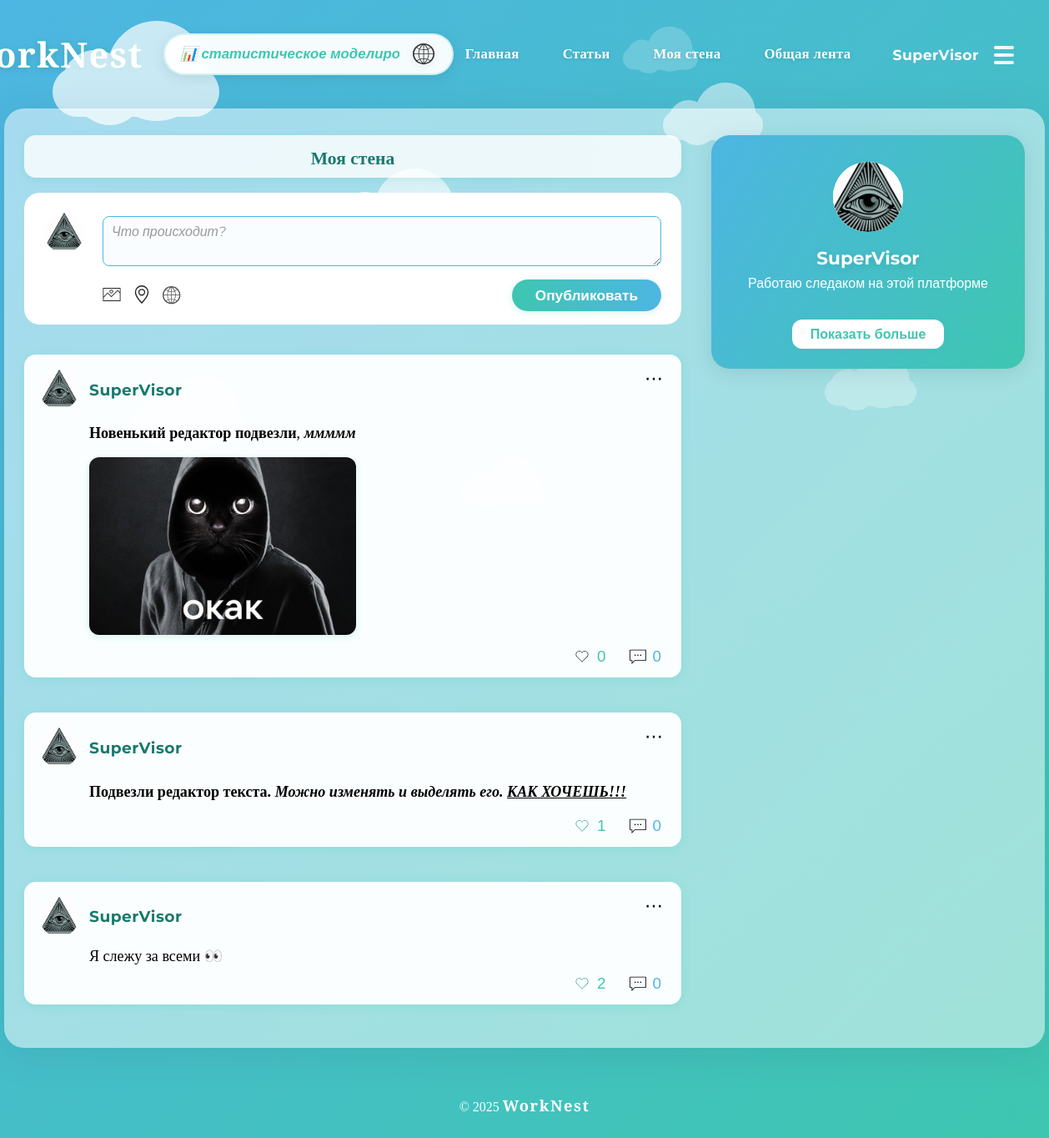
The app's page /wall (signed in) with its own data.
### models.py (models this page shows, shortened)
class User(db.Model):
    id = db.Column(db.Integer, primary_key=True)
    username = db.Column(db.String(64), unique=True, nullable=False)
    email = db.Column(db.String(120), unique=True, nullable=False)
    password_hash = db.Column(db.String(128), nullable=False)
    status = db.Column(db.String(64))
    show_status = db.Column(db.Boolean, default=True)
    bio = db.Column(db.Text)
    show_bio = db.Column(db.Boolean, default=True)
    avatar = db.Column(db.String(256))  # путь к файлу аватара
    full_name = db.Column(db.String(128), nullable=True)
    show_full_name = db.Column(db.Boolean, default=True)
    degree = db.Column(db.String(64), nullable=True)
    show_degree = db.Column(db.Boolean, default=True)
    interests = db.Column(db.String(256), nullable=True)
    show_interests = db.Column(db.Boolean, default=True)
    organization = db.Column(db.String(128), nullable=True)
    show_organization = db.Column(db.Boolean, default=True)
    location = db.Column(db.String(128), nullable=True)
    show_location = db.Column(db.Boolean, default=True)
    scholar_links = db.Column(db.String(512), nullable=True)  # ссылки через запятую или json
    show_scholar_links = db.Column(db.Boolean, default=True)
    website = db.Column(db.String(256), nullable=True)
    show_website = db.Column(db.Boolean, default=True)
    birthdate = db.Column(db.String(32), nullable=True)  # строкой для простоты
    show_birthdate = db.Column(db.Boolean, default=True)
    public_email = db.Column(db.String(120), nullable=True)
    show_public_email = db.Column(db.Boolean, default=True)
    telegram = db.Column(db.String(64), nullable=True)
    show_telegram = db.Column(db.Boolean, default=True)
    last_seen = db.Column(db.DateTime, default=datetime.utcnow)
    is_online = db.Column(db.Boolean, default=False)

class Post(db.Model):
    id = db.Column(db.Integer, primary_key=True)
    user_id = db.Column(db.Integer, db.ForeignKey('user.id'), nullable=False)
    content = db.Column(db.Text, nullable=False)
    created_at = db.Column(db.DateTime, nullable=False, default=db.func.now())
    image_path = db.Column(db.String(256), nullable=True)  # путь к картинке
    latitude = db.Column(db.Float, nullable=True)
    longitude = db.Column(db.Float, nullable=True)
    user = db.relationship('User', backref=db.backref('posts', lazy=True))
    tags = db.relationship('Tag', secondary=post_tags, backref=db.backref('posts', lazy='dynamic'))

### app.py (the view, shortened to what this page needs)
@app.route('/wall', methods=['GET', 'POST'])
def wall():
    user_id = session.get('user_id')
    if not user_id:
        return redirect(url_for('register'))
    user = User.query.get(user_id)
    posts = Post.query.filter_by(user_id=user.id).order_by(Post.created_at.desc()).all()
    for post in posts:
        post.user = User.query.get(post.user_id)
        post.comments = Comment.query.filter_by(post_id=post.id).order_by(Comment.created_at.asc()).all()
        for comment in post.comments:
            comment.user = User.query.get(comment.user_id)
        post.likes_count = Like.query.filter_by(post_id=post.id).count()
        post.liked_by_current = False
        if user_id:
            post.liked_by_current = Like.query.filter_by(post_id=post.id, user_id=user_id).first() is not None
    return render_template('wall.html', user=user, posts=posts, is_global_wall=False, target_user=user)

### app.py (called while the page is built)
@app.before_request
def update_online_status():
    if 'user_id' in session:
        user = User.query.get(session['user_id'])
        if user:
            user.last_seen = datetime.utcnow()
            user.is_online = True
            db.session.commit()

@app.context_processor
def inject_user():
    user_id = session.get('user_id')
    if user_id:
        user = User.query.get(user_id)
        return dict(current_user=user, is_user_online=is_user_online)
    return dict(current_user=None, is_user_online=is_user_online)

@app.template_filter('hashtagify')
def hashtagify(text):
    def repl(match):
        tag = match.group(1)
        return f'<a href="/feed?q=%23{tag}" class="hashtag">#{tag}</a>'
    return re.sub(r'#([\wа-яА-ЯёЁ\-]+)', repl, text)

### templates/wall.html (shortened to what this page needs)
{% extends 'base.html' %}
{% block content %}
<div class="wall-page" style="display:flex; align-items:flex-start; justify-content:space-between; gap:36px; max-width:100%; margin:0;">
  <div class="wall-left" style="flex:1 1 60%; max-width:900px; display:flex; flex-direction:column; gap:18px; padding-bottom:20px;">
    <div class="wall-topbar" style="background:rgba(255,255,255,0.8);border-radius:14px;padding:16px 18px 10px 18px;display:flex;align-items:center;gap:18px;box-shadow:0 2px 12px #3ec6b033;">
      <div style="flex:1;">
        {% if is_global_wall %}
          <h2 style="margin:0;color:#187a6e;font-size:1.35em;font-weight:700;">Общая лента</h2>
        {% elif target_user and target_user.id != user.id %}
          <h2 style="margin:0;color:#187a6e;font-size:1.35em;font-weight:700;">Стена {{ target_user.username }}</h2>
        {% else %}
          <h2 style="margin:0;color:#187a6e;font-size:1.35em;font-weight:700;">Моя стена</h2>
        {% endif %}
      </div>
    </div>
    {% if not is_global_wall and (not target_user or target_user.id == user.id) %}
    <form method="POST" action="/wall" class="profile-edit-form"
          enctype="multipart/form-data"
          style="width:100%;max-width:900px;margin-bottom:18px;padding:0;background:transparent;box-shadow:none;">
      <div style="display:flex;align-items:flex-start;gap:16px;background:#fff;border-radius:18px;
                  padding:24px 24px 16px 24px;box-shadow:0 2px 16px #3ec6b033;">
        <div style="flex:0 0 54px;">
          <img src="{{ url_for('static', filename=user.avatar) if user.avatar else url_for('static', filename='img/profile_user_svg.svg') }}"
              alt="Аватар" style="width:48px;height:48px;object-fit:cover;border-radius:50%;background:#fafdff;">
        </div>
        <div style="flex:1;display:flex;flex-direction:column;gap:8px;">
          <textarea id="post-editor" name="content" placeholder="Что происходит?"></textarea>
          <div style="display:flex;align-items:center;justify-content:space-between;margin-top:8px;">
            <div style="display:flex;gap:14px;align-items:center;">
              <button type="button" id="image-upload-btn" style="background:none;border:none;padding:0;margin:0;cursor:pointer;">
                <img src="{{ url_for('static', filename='img/image_mountain_picture_view_svg.svg') }}" alt="Картинка"
                    style="width:22px;height:22px;opacity:0.85;">
              </button>
              <button type="button" onclick="getLocation()" title="Геоточка"
                      style="background:none;border:none;padding:0;margin:0;cursor:pointer;">
                <img src="{{ url_for('static', filename='img/geo_svg.svg') }}" alt="Маркер"
                    style="width:22px;height:22px;opacity:0.85;">
              </button>
              <img src="{{ url_for('static', filename='img/browser_svg.svg') }}" alt="Глобус"
                  style="width:22px;height:22px;cursor:pointer;opacity:0.85;">
            </div>
            <button type="submit" class="profile-edit-save"
                    style="padding:8px 28px;border-radius:22px;font-weight:700;font-size:1.08em;
                          background:linear-gradient(90deg,#3ec6b0 0%,#4db6e2 100%);
                          color:#fff;box-shadow:0 2px 8px #3ec6b033;border:none;">
              Опубликовать
            </button>
          </div>
        </div>
      </div>
    </form>
    {% endif %}
    {% for post in posts %}
    <div class="wall-post" style="background:rgba(255,255,255,0.95);border-radius:14px;box-shadow:0 2px 12px #3ec6b033;padding:0 0 10px 0;margin-bottom:0;position:relative;">
      <div style="display:flex;align-items:center;gap:12px;padding:18px 18px 0 18px;position:relative;">
        <a href="{{ url_for('user_wall', username=post.user.username) }}" class="user-mini-card" data-user-id="{{ post.user.id }}" style="display:flex;align-items:center;gap:12px;cursor:pointer;text-decoration:none;">
          <div style="width:48px;height:48px;border-radius:50%;background:#fff;overflow:hidden;display:flex;align-items:center;justify-content:center;">
            <img src="{{ url_for('static', filename=post.user.avatar) if post.user.avatar else url_for('static', filename='img/profile_user_svg.svg') }}" alt="Аватар" style="width:48px;height:48px;object-fit:cover;border-radius:50%;background:#fafdff;">
          </div>
          <div style="display:flex;flex-direction:column;">
            <div style="font-weight:700;color:#187a6e;font-size:1.08em;"><span class="comment-username">{{ post.user.username }}</span></div>
          </div>
        </a>
        {% if user.id == post.user.id %}
        <div class="post-menu-btn" style="margin-left:auto;position:absolute;right:12px;top:12px;">
          <button onclick="togglePostMenu(this)" style="background:none;border:none;cursor:pointer;padding:6px 10px;font-size:22px;line-height:1;">⋯</button>
        </div>
        {% endif %}
      </div>
      <div style="margin:12px 18px 0 78px;white-space:pre-line;font-size:1.13em;">{{ post.content|hashtagify|safe }}</div>
      {% if post.image_path %}
      <div style="margin:10px 18px 0 78px;">
        <img src="{{ url_for('static', filename=post.image_path) }}" alt="Изображение поста" style="max-width:320px;max-height:320px;border-radius:12px;box-shadow:0 2px 8px #3ec6b033;">
      </div>
      {% endif %}
      <div style="margin:10px 18px 0 78px;display:flex;gap:16px;align-items:center;justify-content:flex-end;">
        <button class="like-btn" type="button" data-liked="{{ 'true' if post.liked_by_current else 'false' }}" data-post-id="{{ post.id }}" style="background:none;border:none;color:#3ec6b0;font-size:1.18em;cursor:pointer;display:flex;align-items:center;gap:8px;">
          <img src="{{ url_for('static', filename='img/heart_svg.svg') }}" alt="Лайк" style="width:20px;height:20px;transition:filter 0.2s;{{ 'filter:invert(41%) sepia(94%) saturate(442%) hue-rotate(124deg) brightness(92%) contrast(92%);' if post.liked_by_current else '' }}">
          <span class="like-count">{{ post.likes_count }}</span>
        </button>
        <button style="background:none;border:none;color:#4db6e2;font-size:1.18em;cursor:pointer;display:flex;align-items:center;gap:8px;"><img src="{{ url_for('static', filename='img/comment_svg.svg') }}" alt="Комментарий" style="width:20px;height:20px;"> {{ post.comments|length }}</button>
      </div>
    </div>
    {% endfor %}
  </div>
  <aside class="wall-right" style="flex:0 0 340px;display:flex;flex-direction:column;gap:28px;align-items:flex-end;margin-top:0;">
    {% if is_global_wall %}
    <div class="profile-card" id="profileCard" style="margin-top:0; position:relative;">
      <div class="profile-avatar">
        <img src="{{ url_for('static', filename=user.avatar) if user.avatar else url_for('static', filename='img/profile_user_svg.svg') }}" alt="Аватар" style="width:120px;height:120px;object-fit:cover;border-radius:50%;background:#fff;">
      </div>
      <div class="profile-info">
        <div class="profile-name">{{ user.username }}</div>
        {% if user.full_name and user.show_full_name %}<div class="profile-fullname">{{ user.full_name }}{% if user.degree and user.show_degree %}<span class="degree-badge degree-{{ user.degree|lower|replace(' ', '-')|trim }}">{{ user.degree }}</span>{% endif %}</div>{% endif %}
        {% if user.status and user.show_status %}<div class="profile-status">{{ user.status }}</div>{% endif %}
        {% if user.bio and user.show_bio %}<div class="profile-bio">{{ user.bio }}</div>{% endif %}
      </div>
      <button id="profileDropBtn" class="profile-edit-btn" style="margin-top:10px;">Показать больше</button>
      <div id="profileDropBox" class="enhanced-profile-dropdown" style="display:none;overflow:hidden;transition:all 0.3s ease;max-height:0;">
        <div class="dropdown-content" style="background:rgba(255,255,255,0.95);border-radius:16px;margin-top:12px;padding:16px 20px;box-shadow:0 4px 20px rgba(0,0,0,0.1);backdrop-filter:blur(10px);">
          {% if user.organization and user.show_organization %}<div style="color:#666;margin-bottom:8px;"><strong>Организация:</strong> {{ user.organization }}</div>{% endif %}
          {% if user.location and user.show_location %}<div style="color:#666;margin-bottom:8px;"><strong>Местоположение:</strong> {{ user.location }}</div>{% endif %}
          {% if user.interests and user.show_interests %}<div style="color:#666;margin-bottom:8px;"><strong>Интересы:</strong> {{ user.interests }}</div>{% endif %}
          {% if user.scholar_links and user.show_scholar_links %}<div style="color:#666;margin-bottom:8px;"><strong>Ссылки:</strong> {{ user.scholar_links }}</div>{% endif %}
          {% if user.website and user.show_website %}<div style="color:#666;margin-bottom:8px;"><strong>Сайт:</strong> <a href="{{ user.website }}" target="_blank" style="color:#3ec6b0;">{{ user.website }}</a></div>{% endif %}
          {% if user.public_email and user.show_public_email %}<div style="color:#666;margin-bottom:8px;"><strong>Email:</strong> <a href="mailto:{{ user.public_email }}" style="color:#3ec6b0;">{{ user.public_email }}</a></div>{% endif %}
          {% if user.telegram and user.show_telegram %}<div style="color:#666;margin-bottom:8px;"><strong>Telegram:</strong> <a href="https://t.me/{{ user.telegram.replace('@', '') }}" target="_blank" style="color:#3ec6b0;">{{ user.telegram }}</a></div>{% endif %}
        </div>
      </div>
    </div>
    {% else %}
    <div class="profile-card" id="profileCard" style="margin-top:0; position:relative;">
      <div class="profile-avatar">
        <img src="{{ url_for('static', filename=user.avatar) if user.avatar else url_for('static', filename='img/profile_user_svg.svg') }}" alt="Аватар" style="width:120px;height:120px;object-fit:cover;border-radius:50%;background:#fff;">
      </div>
      <div class="profile-info">
        <div class="profile-name">{{ user.username }}</div>
        {% if user.status and user.show_status %}<div class="profile-status">{{ user.status }}</div>{% endif %}
      </div>
      <button id="profileDropBtn" class="profile-edit-btn" style="margin-top:10px;">Показать больше</button>
    </div>
    {% endif %}
  </aside>
</div>
{% endblock %}

### templates/base.html (shortened to what this page needs)
<!DOCTYPE html>
<html lang="ru">
<head>
    <link rel="stylesheet" href="{{ url_for('static', filename='style.css') }}">
</head>
<body>
    <div id="clouds">
        <div class="cloud x1"></div>
        <div class="cloud x2"></div>
        <div class="cloud x4"></div>
        <div class="cloud x7"></div>
        <div class="cloud x9"></div>
        <div class="cloud x10"></div>
    </div>
    <header>
        <div class="header-inner">
            <h1>WorkNest</h1>
            <form class="header-search" action="/search" method="get" id="headerSearchForm">
                <input type="text" name="q" placeholder="Поиск пользователей или #тегов..." aria-label="Поиск" id="headerSearchInput">
                <button type="submit" title="Найти">
                    <img src="{{ url_for('static', filename='img/browser_svg.svg') }}" alt="Поиск" class="search-icon-img">
                </button>
            </form>
            <nav class="header-nav">
                <ul>
                    <li><a href="/">Главная</a></li>
                    <li><a href="/articles">Статьи</a></li>
                    <li><a href="/wall">Моя стена</a></li>
                    <li><a href="/feed">Общая лента</a></li>
                </ul>
            </nav>
            <div class="header-user">
              {% if current_user %}
                <span class="header-username">{{ current_user.username }}</span>
                <button class="header-burger" id="headerBurgerBtn" aria-label="Меню">
                  <span class="burger-icon">
                    <span></span>
                    <span></span>
                    <span></span>
                  </span>
                </button>
              {% else %}
                <a href="/reg_login" class="header-login-link">Войти</a>
              {% endif %}
            </div>
        </div>
    </header>
    <div class="app-bg">
        {% block content %}{% endblock %}
    </div>
    <footer>
        <div class="container">
            <p>© 2025 <span class="footer-brand">WorkNest</span></p>
        </div>
    </footer>
</body>
</html>

### records on screen
User: username "SuperVisor", avatar (picture), status "Работаю следаком на этой платформе"
Post: avatar (picture), user.username "SuperVisor", content|hashtagify "Новенький редактор подвезли , ммммм", image_path (picture), likes_count "0", comments|length "0"
Post: avatar (picture), user.username "SuperVisor", content|hashtagify "Подвезли редактор текста. Можно изменять и выделять его. КАК ХОЧЕШЬ!!!", likes_count "1", comments|length "0"
Post: avatar (picture), user.username "SuperVisor", content|hashtagify "Я слежу за всеми 👀", likes_count "2", comments|length "0"
